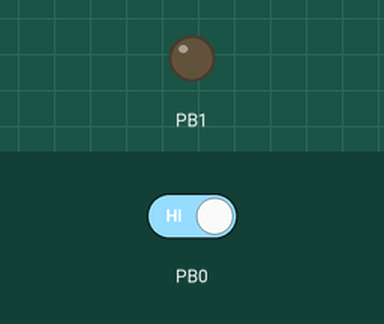
Bench run of a program on a simulated ATmega328P, built with avr-gcc and emulated at 16 MHz. Shown: output pins drawn as LEDs (lit = HIGH). The test bench sets the inputs (shaded band); at power-on: PB0 HIGH.

Above: at 1.2 s.
1.3 s: PB0 driven LOW
At 1.7 s:
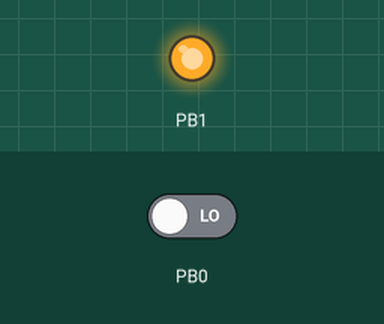
2.8 s: PB0 driven HIGH
At 4.1 s:
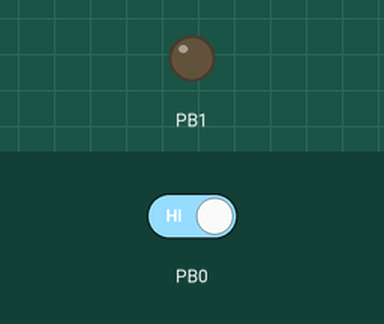
Timing chart, 0 to 5.8 s (numbered marks = the images above; inputs shaded):
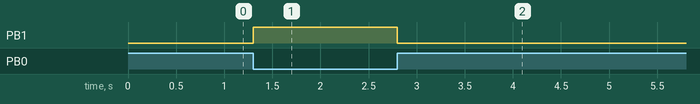

Measured:
- after the input at 1.3 s, PB1: LOW → HIGH at once
- after the input at 2.8 s, PB1: HIGH → LOW at once

The program:

main.c
```c
/*
 * LedBlinkingSwitchMode.c
 *
 * Created: 20-Nov-17 9:19:48 PM
 * Author : Tamim
 */

#define F_CPU 16000000UL
#include <avr/io.h>
#include <util/delay.h>

int main(void)
{
	DDRB = 0b00000010;

	while(1) {

 		if(!(PINB & (1<<PINB0) ))
 		{
 			PORTB =0b00000010;

 		}
 		else
		 {
 			PORTB =0b00000000;
		 }
		}

}
```
